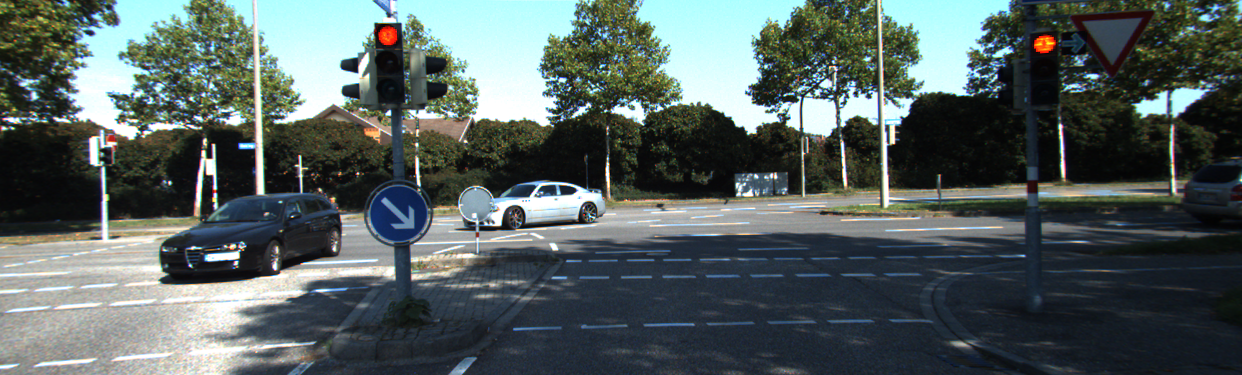
//> input picture KLT_Feature_Tracker/10_left.png, 1242 x 375 px
$ ./KLT 10_left.png 11_left.png   (built with g++ and OpenCV 4)
//> lines starting //> are read from the running program, lines starting //| are printed output that depends on the picture
#include <stdio.h>
#include <iostream>
#include "opencv2/core/core.hpp"
#include "opencv2/features2d/features2d.hpp"
#include "opencv2/highgui/highgui.hpp"
#include "opencv2/calib3d/calib3d.hpp"
#include "opencv2/imgproc/imgproc.hpp"
#include "opencv2/video/tracking.hpp"

using namespace cv;

Mat img_prev,img_next,gr_prev,gr_next;

/// For FAST
void FAST(Mat img);
int thresh = 150;
std::vector <cv::KeyPoint> keypoints_prev;

int main(int argc, char** argv)
{
	/// Error check
	if (argc!=3)
	{
		printf("Enter previous and next frame!\n");
		return -1;
	}

	/// Load images
	img_prev=imread(argv[1],1);
//> img_prev is the input picture: 375 rows x 1242 cols, CV_8UC3; mean B, G, R 94.8, 96.2, 84.7
	img_next=imread(argv[2],1);
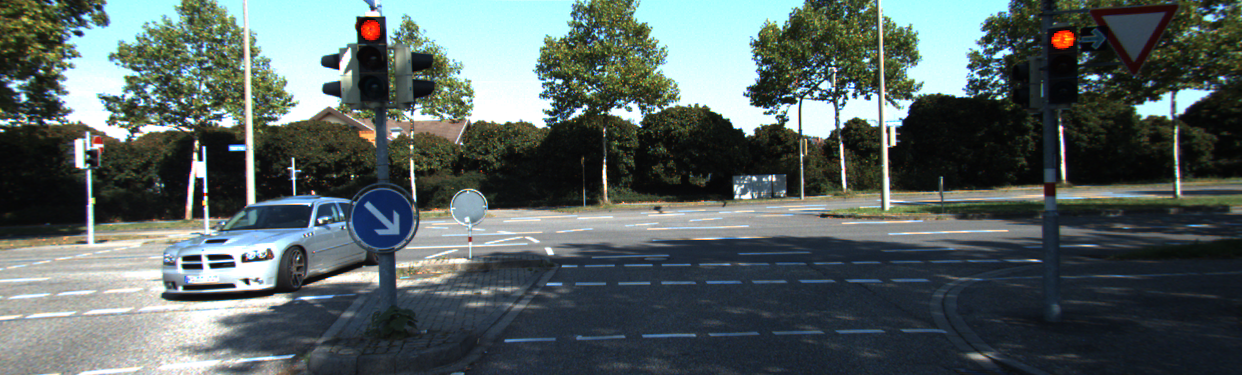
//> input picture KLT_Feature_Tracker/11_left.png, 1242 x 375 px
//> img_next is the input picture: 375 rows x 1242 cols, CV_8UC3; mean B, G, R 96.7, 98.1, 86.2

	/// Convert to grayscale
	cvtColor( img_prev, gr_prev, CV_BGR2GRAY );
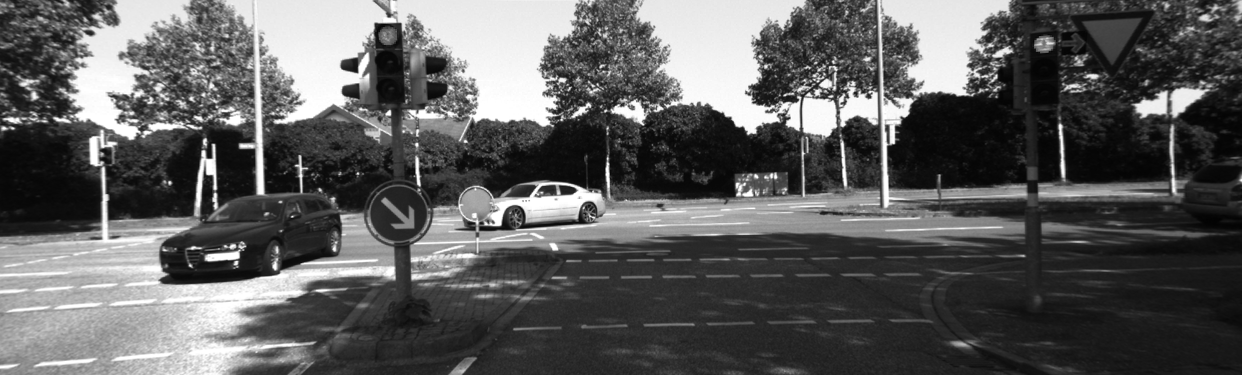
//> gr_prev: 375 rows x 1242 cols, CV_8UC1; min 2, max 255, mean 92.6
	cvtColor( img_next, gr_next, CV_BGR2GRAY );
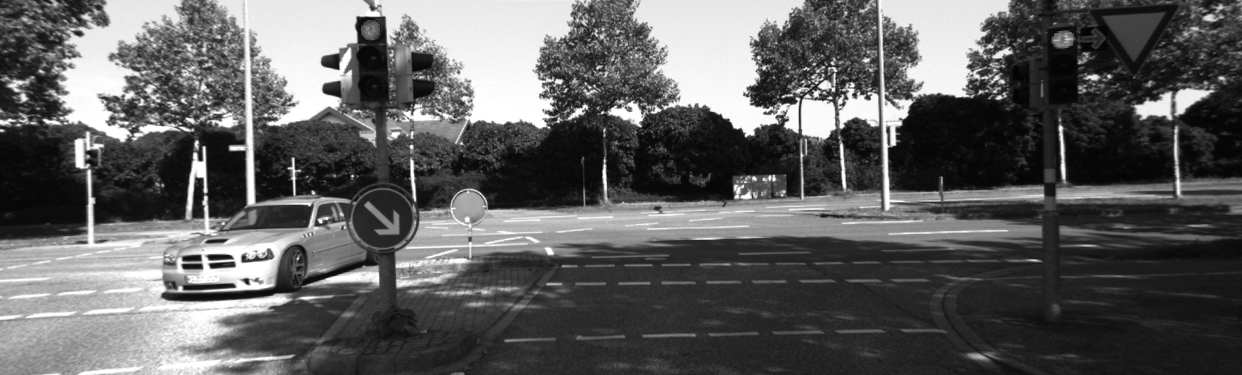
//> gr_next: 375 rows x 1242 cols, CV_8UC1; min 3, max 255, mean 94.4

	/// Find features in img_prev
	FAST(gr_prev);

	/// Display features
	cv::namedWindow("FAST features",CV_WINDOW_AUTOSIZE);
    Mat corners;
    drawKeypoints( img_prev, keypoints_prev, corners, Scalar::all(-1), DrawMatchesFlags::DEFAULT );
    cv::imshow("FAST features", corners);


	///  Apply KLT Tracker
	vector<uchar> status;
	vector<float> err;
	std::vector<Point2f> prev,temp,next;
	KeyPoint key;
	key.convert(keypoints_prev,prev);
	std::vector<cv::Mat> pyr;
	int levels;
	levels=buildOpticalFlowPyramid(gr_prev, pyr, Size(21,21), 4);
	calcOpticalFlowPyrLK( pyr, gr_next, prev, temp, status, err);
	size_t i, k;
	Mat draw = imread(argv[1],1);

	for( i = k = 0; i < temp.size(); i++ )
    {
    	/// Status = 0 => feature not found
    	if(!status[i]) continue;
    	/// Status = 1 => feature found
    	else
    	{
    		next.push_back(temp[i]);
    		cv::line(draw,prev[i],temp[i],cv::Scalar(255));
    		k++;
    	}

    }

    printf("\n%lu\n", next.size());

    /// Display the image with tracks
    cv::namedWindow("KLT Tracker",CV_WINDOW_AUTOSIZE);
    cv::imshow("KLT Tracker", draw);
    cv::waitKey(0);
}

void FAST(Mat img)
{
//> (the run ends here: the program needs code that is not available in this run, at `FASTX(img, keypoints_prev, thresh, true, FastFeatureDetector::TYPE_9_1..`)
